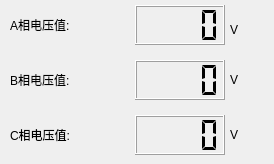
   <widget class="QWidget" name="pageVol">
    <widget class="QLabel" name="lb_BV_2">
     <property name="geometry">
      <rect>
       <x>10</x>
       <y>60</y>
       <width>120</width>
       <height>40</height>
      </rect>
     </property>
     <property name="text">
      <string>B相电压值:</string>
     </property>
    </widget>
    <widget class="QLabel" name="label_19">
     <property name="geometry">
      <rect>
       <x>230</x>
       <y>115</y>
       <width>35</width>
       <height>40</height>
      </rect>
     </property>
     <property name="styleSheet">
      <string notr="true">QLabel{
font: 18pt &quot;文泉驿等宽微米黑&quot;;
}</string>
     </property>
     <property name="text">
      <string>V</string>
     </property>
    </widget>
    <widget class="QLCDNumber" name="lcdNbAV">
     <property name="geometry">
      <rect>
       <x>135</x>
       <y>5</y>
       <width>90</width>
       <height>40</height>
      </rect>
     </property>
     <property name="smallDecimalPoint">
      <bool>true</bool>
     </property>
     <property name="digitCount">
      <number>4</number>
     </property>
     <property name="segmentStyle">
      <enum>QLCDNumber::Flat</enum>
     </property>
     <property name="intValue" stdset="0">
      <number>0</number>
     </property>
    </widget>
    <widget class="QLabel" name="lb_CV_3">
     <property name="geometry">
      <rect>
       <x>10</x>
       <y>115</y>
       <width>120</width>
       <height>40</height>
      </rect>
     </property>
     <property name="text">
      <string>C相电压值:</string>
     </property>
    </widget>
    <widget class="QLabel" name="label_21">
     <property name="geometry">
      <rect>
       <x>230</x>
       <y>60</y>
       <width>35</width>
       <height>40</height>
      </rect>
     </property>
     <property name="styleSheet">
      <string notr="true">QLabel{
font: 18pt &quot;文泉驿等宽微米黑&quot;;
}</string>
     </property>
     <property name="text">
      <string>V</string>
     </property>
    </widget>
    <widget class="QLCDNumber" name="lcdNbCV">
     <property name="geometry">
      <rect>
       <x>135</x>
       <y>115</y>
       <width>90</width>
       <height>40</height>
      </rect>
     </property>
     <property name="smallDecimalPoint">
      <bool>true</bool>
     </property>
     <property name="digitCount">
      <number>4</number>
     </property>
     <property name="segmentStyle">
      <enum>QLCDNumber::Flat</enum>
     </property>
     <property name="intValue" stdset="0">
      <number>0</number>
     </property>
    </widget>
    <widget class="QLabel" name="lb_AV_1">
     <property name="geometry">
      <rect>
       <x>10</x>
       <y>5</y>
       <width>120</width>
       <height>40</height>
      </rect>
     </property>
     <property name="text">
      <string>A相电压值:</string>
     </property>
    </widget>
    <widget class="QLabel" name="label_23">
     <property name="geometry">
      <rect>
       <x>230</x>
       <y>10</y>
       <width>35</width>
       <height>40</height>
      </rect>
     </property>
     <property name="styleSheet">
      <string notr="true">QLabel{
font: 18pt &quot;文泉驿等宽微米黑&quot;;
}</string>
     </property>
     <property name="text">
      <string>V</string>
     </property>
    </widget>
    <widget class="QLCDNumber" name="lcdNbBV">
     <property name="geometry">
      <rect>
       <x>135</x>
       <y>60</y>
       <width>90</width>
       <height>40</height>
      </rect>
     </property>
     <property name="smallDecimalPoint">
      <bool>true</bool>
     </property>
     <property name="digitCount">
      <number>4</number>
     </property>
     <property name="segmentStyle">
      <enum>QLCDNumber::Flat</enum>
     </property>
     <property name="intValue" stdset="0">
      <number>0</number>
     </property>
    </widget>
   </widget>
